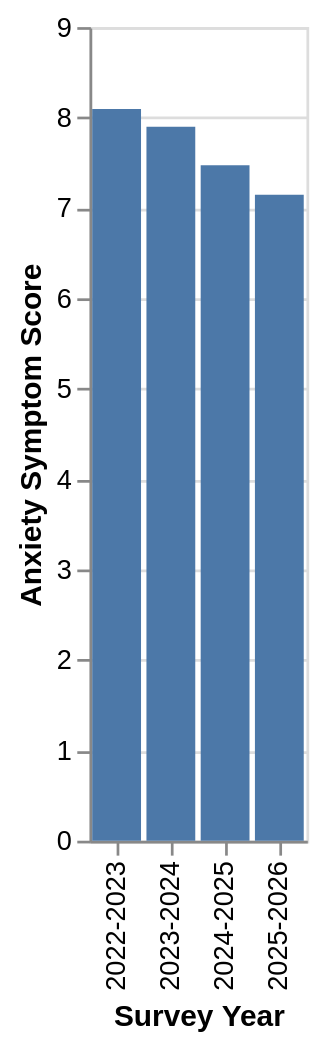

The cell this chart's notebook holds for it:
### Code cell
alt.Chart(anx_score_by_year).mark_bar().encode(
    alt.X("survey_year:O", title="Survey Year"),
    alt.Y("anx_score:Q", title="Anxiety Symptom Score"),
    tooltip=["anx_score"]
)

### Figure 1 — Vega-Lite specification as saved in the notebook (floating-point values rounded to 4 significant figures)
{"config": {"view": {"continuousWidth": 300, "continuousHeight": 300}}, "data": {"name": "data-90d33b3050c9acd494a39b0dbc6b3d06"}, "mark": {"type": "bar"}, "encoding": {"tooltip": [{"field": "anx_score", "type": "quantitative"}], "x": {"field": "survey_year", "title": "Survey Year", "type": "ordinal"}, "y": {"field": "anx_score", "title": "Anxiety Symptom Score", "type": "quantitative"}}, "$schema": "https://vega.github.io/schema/vega-lite/v6.4.1.json", "datasets": {"data-90d33b3050c9acd494a39b0dbc6b3d06": [{"survey_year": "2022-2023", "anx_score": 8.095}, {"survey_year": "2023-2024", "anx_score": 7.899}, {"survey_year": "2024-2025", "anx_score": 7.473}, {"survey_year": "2025-2026", "anx_score": 7.146}]}}
